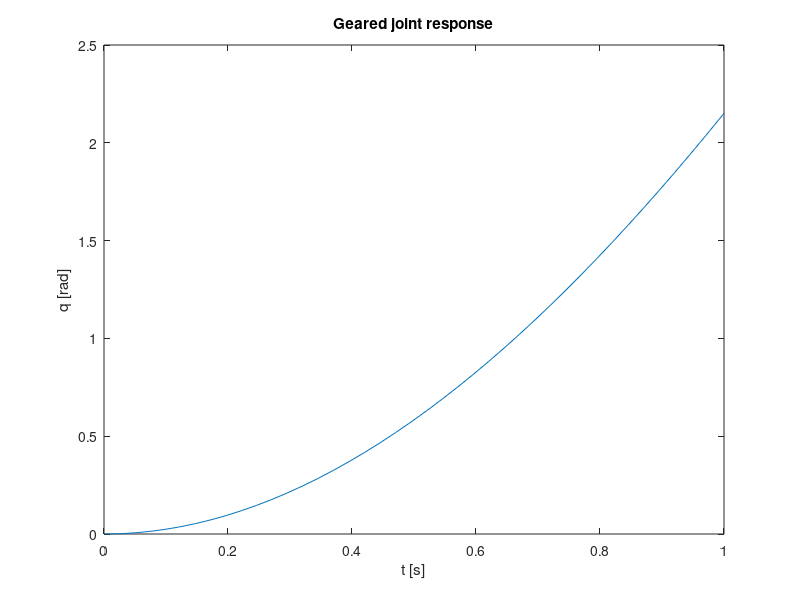

The MATLAB script that drew this image:
function lesson14_gear_dynamics_demo()
    % Parameters
    Jm = 0.002;
    Jg = 0.001;
    JL = 0.05;
    bm = 0.001;
    bq = 0.02;
    n  = 60;
    eta = 0.9;
    tau_m = 1.0;
    tau_ext = 0.0;
    k_load = 5.0;

    J_eq = n^2 * (Jm + Jg) + JL;
    b_eq = n^2 * bm + bq;

    params = struct('J_eq', J_eq, 'b_eq', b_eq, ...
                    'k_load', k_load, 'n', n, ...
                    'eta', eta, 'tau_m', tau_m, ...
                    'tau_ext', tau_ext);

    tspan = [0 1];
    x0 = [0; 0]; % [q; qdot]
    [t, x] = ode45(@(t, x) joint_ode(t, x, params), tspan, x0);

    q = x(:, 1);
    figure; plot(t, q); xlabel('t [s]'); ylabel('q [rad]');
    title('Geared joint response');

    fprintf('Equivalent inertia J_eq = %.4f\n', J_eq);
end

function xdot = joint_ode(t, x, p)
    q = x(1);
    qdot = x(2);

    rhs = p.n * p.eta * p.tau_m + p.tau_ext ...
          - p.b_eq * qdot - p.k_load * q;

    qddot = rhs / p.J_eq;
    xdot = [qdot; qddot];
end
      
